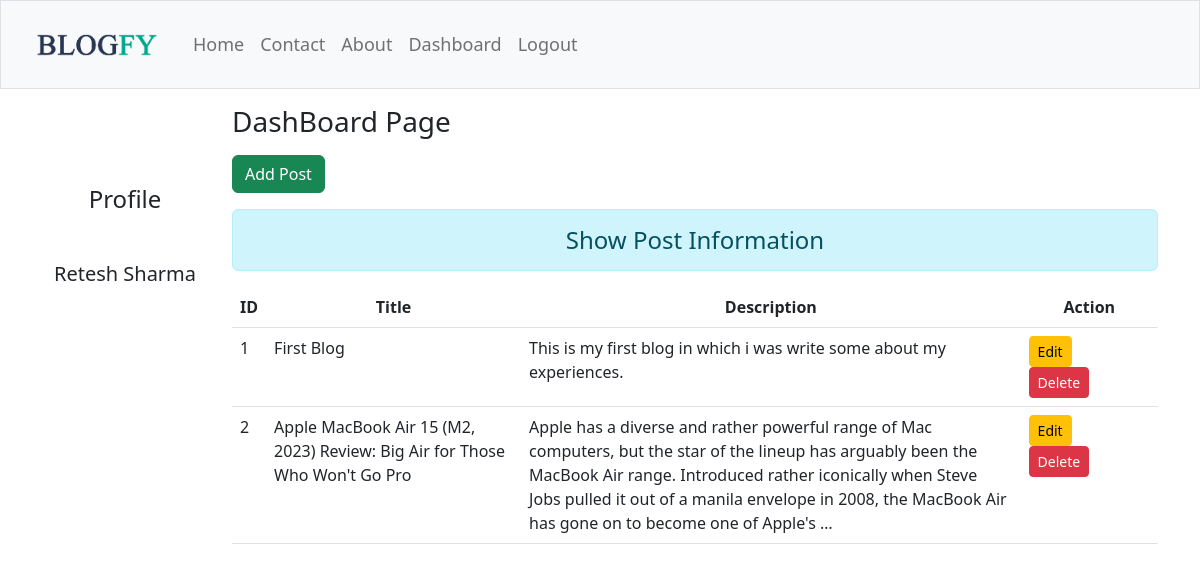
The page /dashboard/ (signed in) on the database its author committed.
### myaap/models.py (models this page shows)
class Post(models.Model):
    title = models.CharField(max_length=100)
    desc = models.TextField()
    slug = AutoSlugField(populate_from='title', unique=True, null=True, default=None)

### myaap/views.py (the view)
# urls.py: path('dashboard/', views.dashboard, name='dashboard'),
def dashboard(request):
    if request.user.is_authenticated:
        posts = Post.objects.all()
        user = request.user
        full_name = user.get_full_name()
        gps = user.groups.all()
        return render(request, 'dashboard.html', {'posts':posts, 'full_name': full_name, 'groups':gps})
    else:
        return HttpResponseRedirect('/login/')

### templates/dashboard.html (shortened to what this page needs)
{% extends 'base.html' %}
{% load static %}
{% block side %}
    <div class="col-md-2 my-5 text-center">
        <h4 class="my-5">Profile</h4>
        <h5>{{full_name}}</h5>
        <br>
    </div>
{% endblock side %}
{% block content %}
    <div class="col-md">
        <h3 class=" my-3">DashBoard Page </h3>
        <a href="{% url 'addpost' %}" class="btn btn-success">Add Post</a>
        <h4 class="text-center alert alert-info mt-3">Show Post Information</h4>
        {% if posts %}
            <table class="table table-hover bg-white">
                <thead class="text-center">
                    <tr>
                        <th scope="col" style="width:2%">ID</th>
                        <th scope="col" style="width:28%">Title</th>
                        <th scope="col" style="width:55%">Description</th>
                        <th scope="col" style="width:15%">Action</th>
                    </tr>
                </thead>
                <tbody>
                    {% for post in posts %}
                        <tr>
                            <td>{{forloop.counter}}</td>
                            <td>{{post.title}}</td>
                            <td>{{post.desc|truncatewords:50}}</td>
                            <td>
                                <a href="{% url 'updatepost' post.id %}" class="btn btn-warning btn-sm">Edit</a>
                                {% if perms.blog.delete_post %}
                                <form action="{% url 'deletepost' post.id %}" method="post">{% csrf_token %}
                                    <input type="submit" value="Delete" class="btn btn-danger btn-sm">
                                </form>
                                {% endif %}
                            </td>
                        </tr>
                    {% endfor %}
                </tbody>
            </table>
        {% else %}
            <h1>No Record</h1>
        {% endif %}
    </div>
{% endblock content %}

### templates/base.html (style rules this page uses)
a { color:black; text-decoration:none; }

### rows shown on the page
Post: title "First Blog", desc "This is my first blog in which i was write some about my experiences."
Post: title "Apple MacBook Air 15 (M2, 2023) Review: Big Air for Those Who Won't Go Pro", desc "Apple has a diverse and rather powerful range of Mac computers, but the star of the lineup has arguably been the MacBook Air range. Introduced rather iconically when Steve Jobs pulled it out of a manila envelope in 2008, the MacBook Air has gone on to become one of Apple's …"

### other values the page prints
{{ full_name }} "Retesh Sharma"
